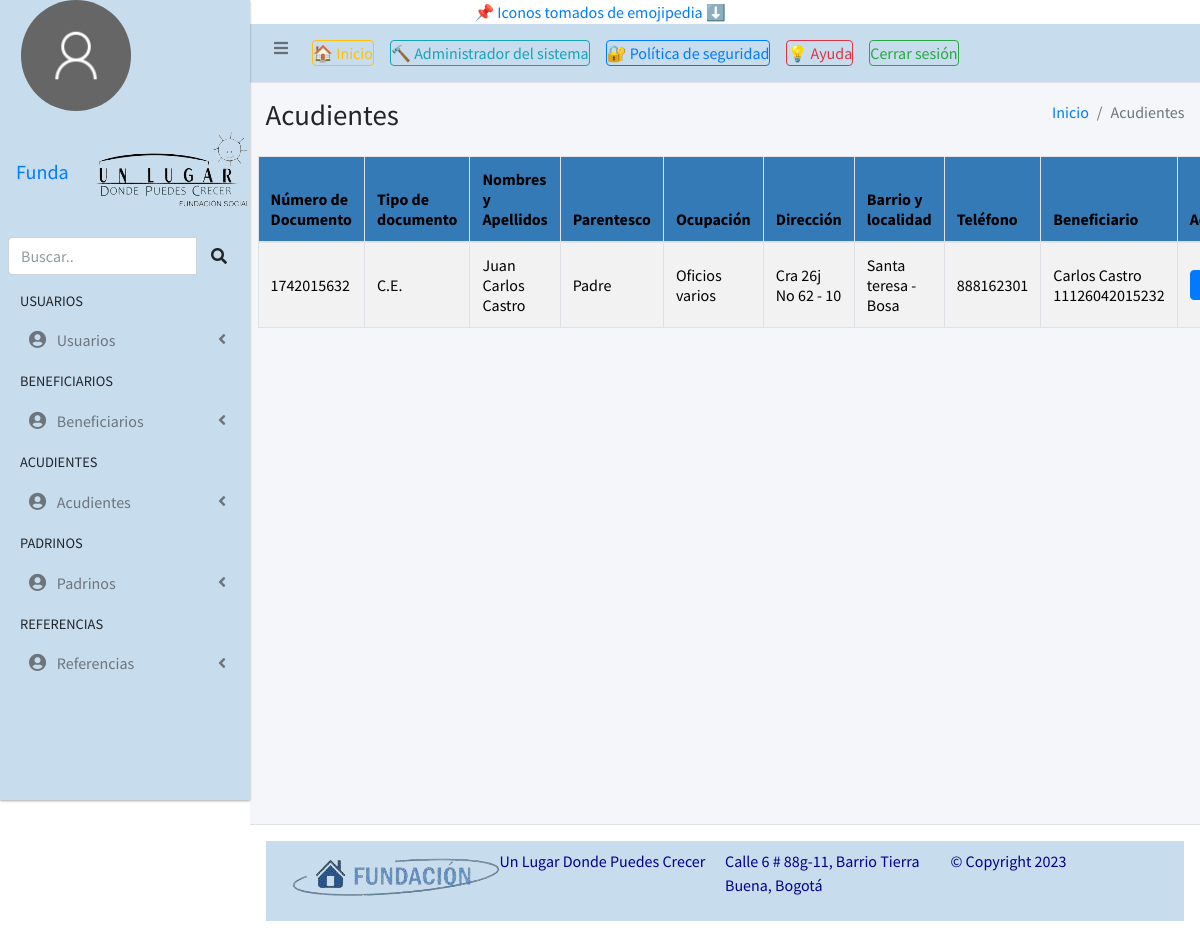
The app's page /usuarios/acudiente/ with its own data.
### usuarios/models.py (models this page shows)
class Acudiente(models.Model):
    documento=models.CharField(max_length=50, verbose_name="Número de Documento")
    class TipoDocumento(models.TextChoices):
        TI='T.I.', _("Tarjeta de Identidad")
        RC='R.C.', _("Registro Civil")
        CE='C.E.', _("Cédula de Extranjería")
        CC='C.C.', _("Cédula de Ciudadania")
        PASS='PASS', _("Pasaporte")
    tipoDocumento=models.CharField(max_length=5, choices=TipoDocumento.choices,verbose_name="Tipo de Documento")
    nombres= models.CharField(max_length=50, verbose_name="Nombres y apellidos")
    parentesco= models.CharField(max_length=50, verbose_name="Parentesco")
    ocupacion= models.CharField(max_length=50, verbose_name="Ocupación")
    direccion= models.CharField(max_length=50, verbose_name="Dirección")
    barrio= models.CharField(max_length=50, verbose_name="Barrio y localidad")
    telefono= models.CharField(max_length=50, verbose_name="Teléfono")
    beneficiario= models.ForeignKey(Beneficiario, on_delete=models.CASCADE, verbose_name="Beneficiario")

class Beneficiario(models.Model):
    documento=models.CharField(max_length=50, verbose_name="Número de Documento") #ESTA ES LA LLAVE PRIMARIA
    class TipoDocumento(models.TextChoices):
        TI='T.I.', _("Tarjeta de Identidad")
        RC='R.C.', _("Registro Civil")
        CE='C.E.', _("Cédula de Extranjería")
        CC='C.C.', _("Cédula de Ciudadania")
        PASS='PASS', _("Pasaporte")
    tipoDocumento=models.CharField(max_length=5, choices=TipoDocumento.choices, verbose_name="Tipo de Documento")
    nombres= models.CharField(max_length=50, verbose_name="Nombres")
    apellidos= models.CharField(max_length=50, verbose_name="Apellidos")
    class Programas(models.TextChoices):
        CUIDARTE='Cuidarte', _("Cuidarte")
        ALIMENTARTE='Alimentarte', _("Alimentarte")
        FORMARTE='Formarte', _("Formarte")
        IMPULSARTE='Impulsarte', _("Impulsarte")
        BIENESTAR='Bienestar', _("Bienestar")
    programas=models.CharField(max_length=20, choices=Programas.choices, verbose_name="Programas")
    genero= models.CharField(max_length=50, verbose_name="Género")
    class EstadoUsuario(models.TextChoices):
        ACTIVO='Activo', _("Activo")
        INACTIVO='Inactivo', _("Inactivo")
        RETIRADO='Retirado', _("Retirado")
    estadoUsuario=models.CharField(max_length=20, choices=EstadoUsuario.choices, verbose_name="Estado del usuario")
    fechaNacimiento=models.DateField(verbose_name="Fecha de Nacimiento", help_text=u"MM/DD/AAAA")
    lugarNacimiento= models.CharField(max_length=50, verbose_name="Lugar de nacimiento")
    telefono= models.CharField(max_length=50, verbose_name="Teléfono y/o celular")
    def __str__(self):
        return f"{self.nombres} {self.apellidos} {self.documento}"

### usuarios/views.py (the view)
# urls.py: path('acudiente/',acudiente,name="acudiente"),
def acudiente(request): #este codigo muestra la lista de acudientes
    titulo="Acudientes"
    acudientes= Acudiente.objects.all()
    context={
        'titulo':titulo,
        'acudientes':acudientes
    }
    return render(request, "usuarios/acudiente.html", context)

### base/context_processors.py (called while the page is built)
def sesion(request):
    usuario_actual= request.user
    image_user=r"../media/images/usuarios/default.png"
    if request.user.is_authenticated:
        if Usuario.objects.filter(user_id=usuario_actual.id):
            image_user=Usuario.objects.get(user_id=usuario_actual.id).foto.url
    context={
        'usuario_actual':usuario_actual,
        'image_user': image_user
    }
    return context

### base/templates/usuarios/acudiente.html (shortened to what this page needs)
{% extends 'partials/body.html' %}
{% load static %}
{% block contenido %}
<table id="example1" class="table table-responsive-flex-column table-bordered table-striped table-hover">
  <thead>
    <tr>
        <th scope="col">Número de Documento</th>
        <th scope="col">Tipo de documento</th>
        <th scope="col">Nombres y Apellidos</th>
        <th scope="col">Parentesco</th>
        <th scope="col">Ocupación</th>
        <th scope="col">Dirección</th>
        <th scope="col">Barrio y localidad</th>
        <th scope="col">Teléfono</th>
        <th scope="col">Beneficiario</th>
        <th>Acciones</th>
    </tr>
  </thead>
  <tbody>
    {% for acudiente in acudientes %}
    <tr>
        <td>{{acudiente.documento}}</td>
        <td>{{acudiente.tipoDocumento}}</td>
        <td>{{acudiente.nombres}}</td>
        <td>{{acudiente.parentesco}}</td>
        <td>{{acudiente.ocupacion}}</td>
        <td>{{acudiente.direccion}}</td>
        <td>{{acudiente.barrio}}</td>
        <td>{{acudiente.telefono}}</td>
        <td>{{acudiente.beneficiario}}</td>
        <td><a class="btn btn-primary" href="{% url 'acudiente-editar' acudiente.id  %}" title="Editar"></a></td>
    </tr>
    {% endfor %}
  </tbody>
</table>
{% endblock contenido %}

### static/main.css (style rules this page uses)
table th { background-color: #337ab7 !important; color: white; }
table>tbody>tr>td { vertical-align: middle !important; }

### records on screen
Acudiente: documento "1742015632", tipoDocumento "C.E.", nombres "Juan Carlos Castro", parentesco "Padre", ocupacion "Oficios varios", direccion "Cra 26j No 62 - 10", barrio "Santa teresa - Bosa", telefono "888162301", beneficiario "Carlos Castro 11126042015232"

### other values on screen
{{ titulo }} "Acudientes"
